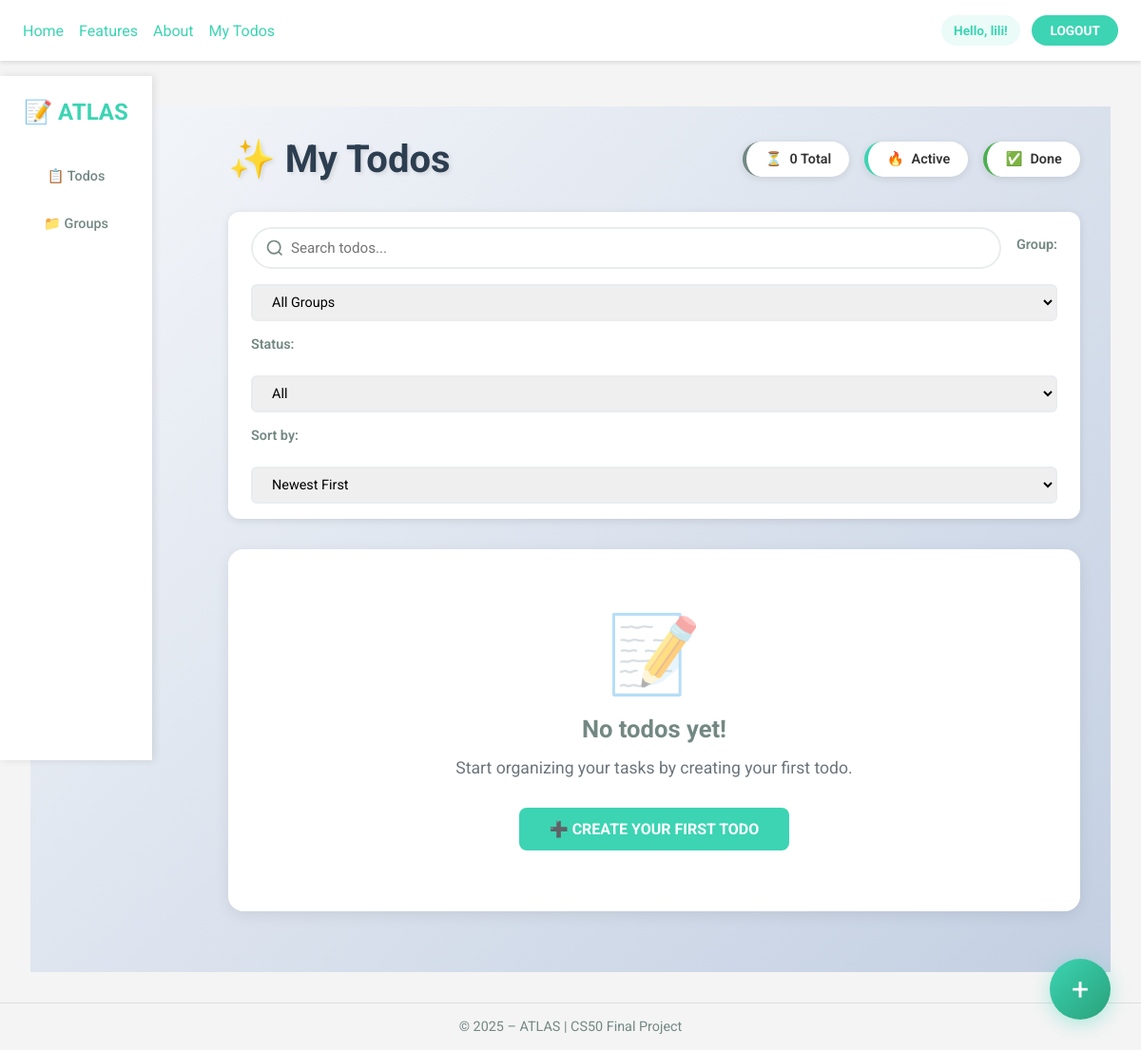
Before: /todos/ (signed in) with the older database file.
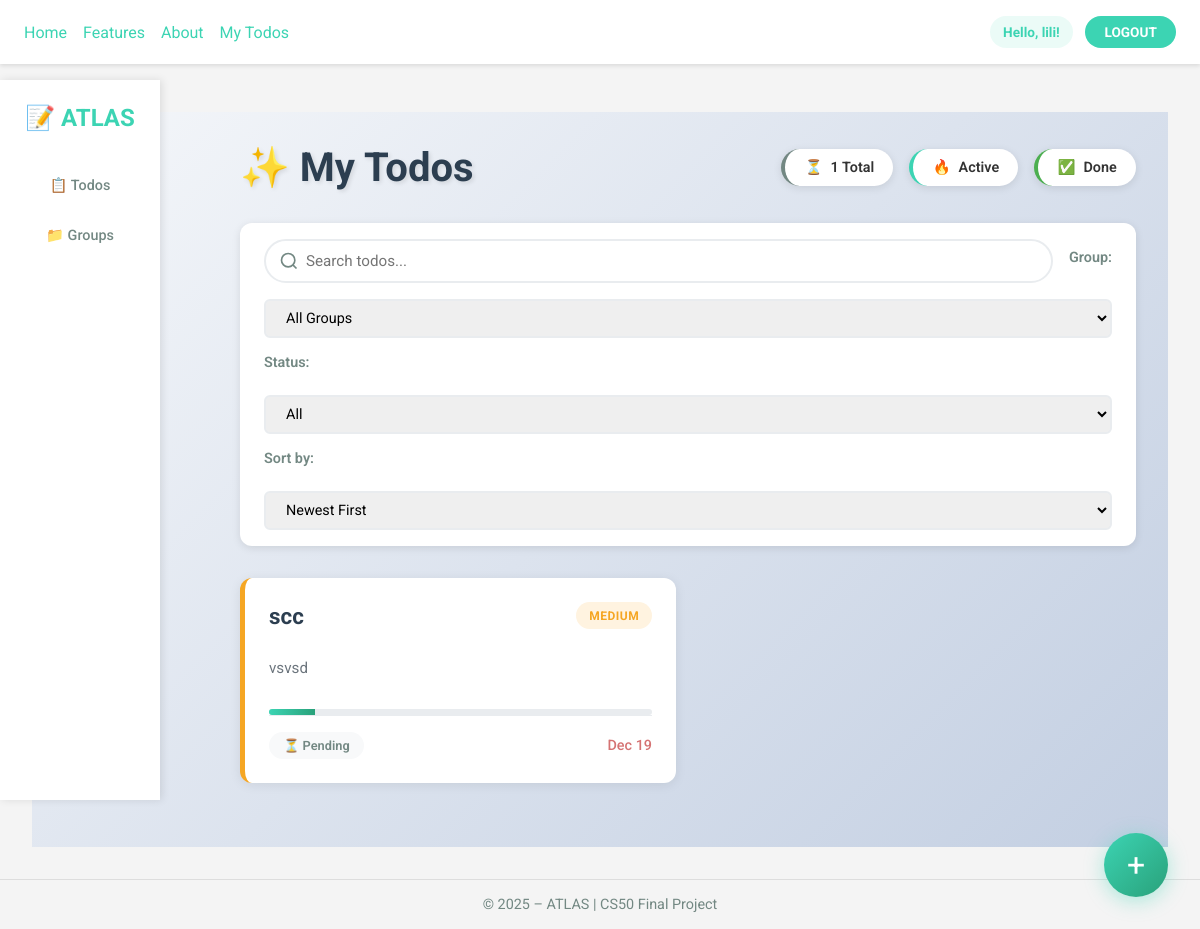
After: the same page with the newer database file.
### todos/models.py (models this page shows, shortened)
class Todo(models.Model):
  PRIORITY_CHOICES = (
    ('Low', 'Low'),
    ('Medium', 'Medium'),
    ('High', 'High'),
  )
  STATUS_CHOICES = (
    ('Pending', 'Pending'),
    ('In Progress', 'In Progress'),
    ('Completed', 'Completed'),
  )
  user = models.ForeignKey(User, on_delete=models.CASCADE, related_name='todos', default=None)
  group = models.ForeignKey('TaskGroup', on_delete=models.SET_NULL, null=True, blank=True, related_name='todos')
  title = models.CharField(max_length=255)
  description = models.TextField(blank=True, null=True)
  due_date = models.DateField(null=True, blank=True)
  priority = models.CharField(max_length=10, choices=PRIORITY_CHOICES, default='Medium')
  status = models.CharField(max_length=20, choices=STATUS_CHOICES, default='Pending')
  duration = models.IntegerField(null=True, blank=True)
  created_at = models.DateTimeField(auto_now_add=True)
  updated_at = models.DateTimeField(auto_now=True)
  time_completion = models.IntegerField(null=True, blank=True)
  time_spent = models.IntegerField(null=True, blank=True)
  time_remaining = models.IntegerField(null=True, blank=True)
  is_timer_active = models.BooleanField(default=False)
  timer_started_at = models.DateTimeField(null=True, blank=True)

### todos/views.py (the view)
# urls.py: path('', views.index, name='index'),
@login_required
def index(request):
  todos = Todo.objects.filter(user=request.user).order_by('-created_at')
  group_filter = request.GET.get('group')
  if group_filter:
    if group_filter == 'none':
      todos = todos.filter(group__isnull=True)
    else:
      todos = todos.filter(group_id=group_filter)
  todos = todos.order_by('-created_at')
  groups = TaskGroup.objects.filter(user=request.user)
  return render(request, 'todos/index.html', {
      'todos': todos,
      'groups': groups,
      'current_path': request.path,
      'today': timezone.now().date(),
      'selected_group': group_filter
  })

### todos/templates/todos/index.html (shortened to what this page needs)
{% extends 'base.html' %}
{% load static %}
{% block extra_css %}
<link rel="stylesheet" href="{% static 'todos/css/styles.css' %}">
{% endblock %}
{% block content %}
{% include "partials/navbar.html" %}
<div class="todos-page">
  <div class="todos-content">
    <div class="todos-header">
      <h1>✨ My Todos</h1>
      <div class="header-stats">
        <div class="stat-badge pending">
          <span>⏳</span>
          <span>{{ todos|length }} Total</span>
        </div>
        <div class="stat-badge active">
          <span>🔥</span>
          <span>{% for todo in todos %}{% if todo.status == "In Progress" %}{{ forloop.counter }}{% endif %}{% endfor %} Active</span>
        </div>
        <div class="stat-badge completed">
          <span>✅</span>
          <span>{% for todo in todos %}{% if todo.status == "Completed" %}{{ forloop.counter }}{% endif %}{% endfor %} Done</span>
        </div>
      </div>
    </div>
    <div class="control-bar">
      <div class="search-box">
        <input type="text" id="search-input" placeholder="Search todos...">
      </div>
      <label for="filter-group">Group:</label>
      <select id="filter-group" onchange="filterByGroup(this.value)">
        <option value="all" {% if not selected_group %}selected{% endif %}>All Groups</option>
      </select>
      <label for="filter-status">Status:</label>
      <select id="filter-status">
        <option value="all">All</option>
      </select>
      <label for="sort-by">Sort by:</label>
      <select id="sort-by">
        <option value="newest">Newest First</option>
      </select>
    </div>
    <div class="todos-grid">
      {% for todo in todos %}
      <div class="todo-card priority-{{ todo.priority|lower }}" data-status="{{ todo.status|lower|cut:' ' }}" data-title="{{ todo.title|lower }}" data-created="{{ todo.created_at|date:'U' }}">
        <div class="card-header">
          <div class="card-title">
            <h3><a href="{% url 'todos:detail' todo.id %}">{{ todo.title }}</a></h3>
          </div>
          <span class="priority-badge {{ todo.priority|lower }}">
            {{ todo.priority }}
          </span>
        </div>
        {% if todo.description %}
        <div class="card-description">
          {{ todo.description }}
        </div>
        {% endif %}
        {% if todo.duration and todo.time_spent %}
        <div class="progress-bar">
          <div class="progress-fill" style="width: {{ todo.time_completion|default:0 }}%"></div>
        </div>
        {% endif %}
        <div class="card-footer">
          <span class="status-badge {{ todo.status|lower|cut:' ' }}">
            {% if todo.status == "Pending" %}⏳
            {% elif todo.status == "In Progress" %}
            {% if todo.is_timer_active %}⏱️{% else %}🔥{% endif %}
            {% else %}✅{% endif %}
            {{ todo.status }}
          </span>
          {% if todo.due_date %}
          <span class="due-date {% if todo.due_date < today %}overdue{% endif %}">
            {{ todo.due_date|date:"M d" }}
          </span>
          {% endif %}
        </div>
      </div>
      {% empty %}
      <div class="empty-state">
        <div class="empty-state-icon">📝</div>
        <h2>No todos yet!</h2>
        <p>Start organizing your tasks by creating your first todo.</p>
        <a href="{% url 'todos:new' %}" class="btn btn-primary" style="display: inline-block; padding: 0.8rem 2rem; background: #3CD4B3; color: white; text-decoration: none; border-radius: 8px; font-weight: bold;">
          ➕ Create Your First Todo
        </a>
      </div>
      {% endfor %}
    </div>
  </div>
  <a href="{% url 'todos:new' %}" class="fab" title="Add new todo">+</a>
</div>
{% endblock %}

### templates/base.html (shortened to what this page needs)
{% load static %}
<!DOCTYPE html>
<html lang="en">
<head>
    <link rel="stylesheet" href="{% static 'css/styles.css' %}">
    {% block extra_css %}{% endblock %}
</head>
<body>
    <div class="main-container">
        <header>
            <nav>
                <ul>
                    <li><a href="{% url 'public_frontend:index' %}">Home</a></li>
                    <li><a href="{% url 'public_frontend:features' %}">Features</a></li>
                    <li><a href="{% url 'public_frontend:about' %}">About</a></li>
                    {% if user.is_authenticated %}
                    <li><a href="{% url 'todos:index' %}">My Todos</a></li>
                    {% endif %}
                </ul>
                <ul class="app-access">
                    {% if user.is_authenticated %}
                        <li class="user-greeting">Hello, {{ user.username }}!</li>
                        <li class="logout-button"><a href="{% url 'users:logout' %}">Logout</a></li>
                    {% else %}
                        <li class="register-button"><a href="{% url 'users:register' %}">Register</a></li>
                        <li class="login-button"><a href="{% url 'users:login' %}">Login</a></li>
                    {% endif %}
                </ul>
            </nav>
        </header>
        <main>
            {% block content %}{% endblock %}
        </main>
    </div>
</body>
<footer>
    <p>&copy; 2025 – ATLAS | CS50 Final Project</p>
</footer>
</html>

### templates/partials/navbar.html (shortened to what this page needs)
<aside style="display: flex; width: 10rem; position:fixed; height:screen;">
  <div>
    📝 ATLAS
  </div>
  <nav >
    <a href="{% url 'todos:index' %}" >
      📋 Todos
    </a>
    <a href="{% url 'todos:groups_list' %}" >
      📁 Groups
    </a>
  </nav>
</aside>

### static/css/styles.css (style rules this page uses)
*, *::before, *::after { box-sizing: border-box; margin: 0; padding: 0; }
body { margin: 0; padding: 0; font-family: 'Roboto', sans-serif; background-color: #f4f4f4; color: #333; overflow-x: hidden; max-width: 100vw; }
header { position: fixed; width: 100%; top: 0; left: 0; background-color: white; box-shadow: 0 2px 4px rgba(0, 0, 0, 0.1); z-index: 1000; overflow-x: hidden; }
nav { display: flex; justify-content: space-between; align-items: center; padding: 1rem 1.5rem; max-width: 100%; margin: 0 auto; }
nav ul { display: flex; list-style: none; gap: 1rem; align-items: center; flex-wrap: wrap; }
nav ul li { margin: 0; }
.user-greeting { color: #3CD4B3; font-weight: bold; padding: 0.5rem 0.8rem; background: rgba(60, 212, 179, 0.1); border-radius: 1.2rem; font-size: 0.85rem; white-space: nowrap; }
.app-access { display: flex; gap: 0.8rem; align-items: center; flex-shrink: 0; }
.login-button, .register-button, .logout-button { border-radius: 1.2rem; overflow: hidden; transition: all 0.3s ease; }
.login-button a, .register-button a, .logout-button a { display: block; background-color: #3CD4B3; color: white !important; padding: 0.5rem 1.2rem; font-weight: bold; text-transform: uppercase; font-size: 0.85rem; transition: all 0.3s ease; white-space: nowrap; }
main { margin-top: 80px; min-height: calc(100vh - 80px); padding: 2rem; }
.main-container { max-width: 1200px; margin: 0 auto; width: 100%; }
h1 { color: #738883; font-size: 2em; text-align: center; margin-bottom: 1.5rem; }
label { display: block; margin-bottom: 0.5rem; font-weight: 500; color: #738883; }
input[type="text"], input[type="password"], input[type="email"], input[type="number"], input[type="date"], textarea, select { width: 100%; padding: 0.7rem; border: 1px solid #ddd; border-radius: 4px; font-size: 1rem; font-family: 'Roboto', sans-serif; transition: border-color 0.3s ease; }
a { text-decoration: none; color: #3CD4B3; transition: color 0.3s ease; }
footer { text-align: center; padding: 1rem 0; background-color: #f4f4f4; color: #738883; font-size: 0.9rem; border-top: 1px solid #ddd; }

Changed rows visible on the page:
added Todo: title "scc", priority "MEDIUM", description "vsvsd", time_completion 12 (drawn), status "Pending", due_date "Dec 19"
Other visible differences:
{{ todos|length }}: "0" → "1"
text no longer shown: "📝 No todos yet! Start organizing your tasks by creating your first todo. ➕ CREATE YOUR FIRST TODO"
